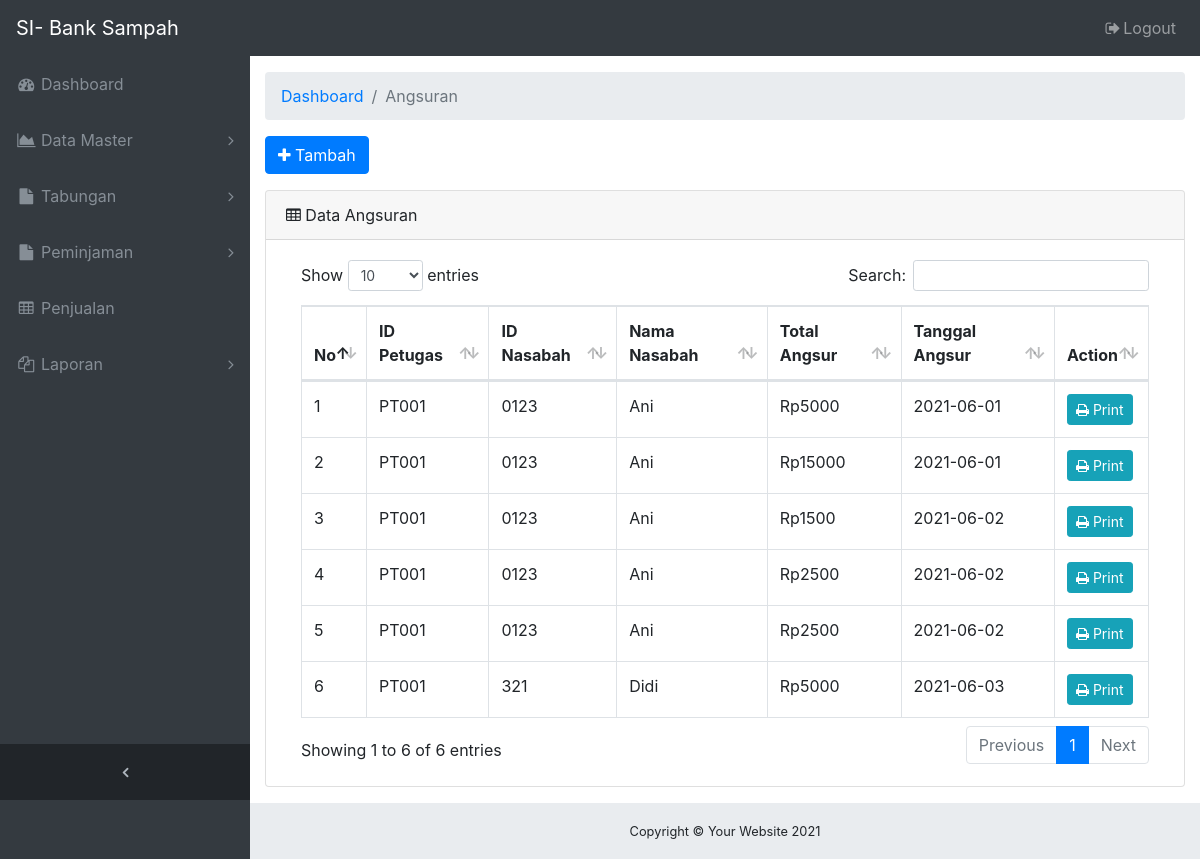
/ADMIN/menu-angsuran.php (signed in), run on the app's committed database.
### tables this page shows
CREATE TABLE `tb_angsuran` (
  `id_angsur` varchar(10) NOT NULL,
  `id_petugas` varchar(10) NOT NULL,
  `id_nasabah` varchar(20) NOT NULL,
  `id_jenis` varchar(10) NOT NULL,
  `berat_angsur` int(11) NOT NULL,
  `total_angsur` int(11) NOT NULL,
  `tanggal_angsur` date NOT NULL
);

CREATE TABLE `tb_nasabah` (
  `id_nasabah` varchar(20) NOT NULL,
  `nama_nasabah` varchar(50) NOT NULL,
  `jk_nasabah` varchar(10) NOT NULL,
  `alamat_nasabah` varchar(50) NOT NULL,
  `telp_nasabah` varchar(15) NOT NULL,
  `pekerjaan_nasabah` varchar(15) NOT NULL,
  `tgl_daftar` date NOT NULL,
  `norek_nasabah` varchar(20) NOT NULL,
  `saldo_nasabah` int(11) NOT NULL,
  `pinjaman_nasabah` int(11) NOT NULL
);

### ADMIN/menu-angsuran.php (the view, shortened to what this page needs)
<!DOCTYPE html>
<html lang="en">
<head>
  <link href="vendor/bootstrap/css/bootstrap.min.css" rel="stylesheet">
  <link href="vendor/font-awesome/css/font-awesome.min.css" rel="stylesheet" type="text/css">
  <link href="vendor/datatables/dataTables.bootstrap4.css" rel="stylesheet">
  <link href="css/sb-admin.css" rel="stylesheet">
  <?php include 'navbar.php'; ?>
</head>
<body class="fixed-nav sticky-footer bg-dark" id="page-top">
  <div class="content-wrapper">
    <div class="container-fluid">
      <ol class="breadcrumb">
        <li class="breadcrumb-item">
          <a href="#">Dashboard</a>
        </li>
        <li class="breadcrumb-item active">Angsuran</li>
      </ol>
      <div class="form-group">
        <a href="form-tambah-angsuran.php" class="btn btn-primary"><i class="fa fa-plus"></i> Tambah</a>
      </div>
      <div class="card mb-3">
        <div class="card-header">
          <i class="fa fa-table"></i> Data Angsuran</div>
        <div class="card-body">
          <div class="table-responsive">
            <table class="table table-bordered" id="dataTable" width="100%" cellspacing="0">
              <thead>
                <tr>
                  <th>No</th>
                  <th>ID Petugas</th>
                  <th>ID Nasabah</th>
                  <th>Nama Nasabah</th>
                  <th>Total Angsur</th>
                  <th>Tanggal Angsur</th>
                  <th>Action</th>
                </tr>
              </thead>
              <tbody>
                <?php
                include('koneksi_db.php');
                $result = mysqli_query($koneksi,"SELECT a.id_angsur, a.id_petugas, a.id_nasabah, n.nama_nasabah, a.total_angsur, a.tanggal_angsur
                  FROM tb_angsuran a INNER JOIN tb_nasabah n
                  WHERE a.id_nasabah = n.id_nasabah");
                $nomor = 1;
                ?>
                <?php
                  while($data = mysqli_fetch_array($result)) {
                    echo "<tr>";
                    echo "<td>".$nomor++."</td>";
                    echo "<td>".$data['id_petugas']."</td>";
                    echo "<td>".$data['id_nasabah']."</td>";
                    echo "<td>".$data['nama_nasabah']."</td>";
                    echo "<td>Rp".$data['total_angsur']."</td>";
                    echo "<td>".$data['tanggal_angsur']."</td>";
                    echo "<td>
                          <a href='print-struk-angsuran.php?id=".$data['id_angsur']."' class='btn btn-info btn-sm'><i class='fa fa-print'></i> Print</a>
                          </td>";
                    echo "</tr>";
                  }
                 ?>
              </tbody>
            </table>
          </div>
        </div>
      </div>
    </div>
    <?php include 'footer.php'; ?>
  </div>
</body>
</html>

### ADMIN/css/sb-admin.css (style rules this page uses)
html { position: relative; min-height: 100%; }
body { overflow-x: hidden; }
body.sticky-footer { margin-bottom: 56px; }
body.sticky-footer .content-wrapper { min-height: calc(100vh - 56px - 56px); }
body.fixed-nav { padding-top: 56px; }
.content-wrapper { min-height: calc(100vh - 56px); padding-top: 1rem; }
.content-wrapper { overflow-x: hidden; background: white; }
@media (min-width: 992px) { .content-wrapper { margin-left: 250px; } }

### data on the page
tb_angsuran: id_petugas "PT001", id_nasabah "0123", id_nasabah.nama_nasabah "Ani", total_angsur "5000", tanggal_angsur "2021-06-01"
tb_angsuran: id_petugas "PT001", id_nasabah "0123", id_nasabah.nama_nasabah "Ani", total_angsur "15000", tanggal_angsur "2021-06-01"
tb_angsuran: id_petugas "PT001", id_nasabah "0123", id_nasabah.nama_nasabah "Ani", total_angsur "1500", tanggal_angsur "2021-06-02"
tb_angsuran: id_petugas "PT001", id_nasabah "0123", id_nasabah.nama_nasabah "Ani", total_angsur "2500", tanggal_angsur "2021-06-02"
tb_angsuran: id_petugas "PT001", id_nasabah "0123", id_nasabah.nama_nasabah "Ani", total_angsur "2500", tanggal_angsur "2021-06-02"
tb_angsuran: id_petugas "PT001", id_nasabah "321", id_nasabah.nama_nasabah "Didi", total_angsur "5000", tanggal_angsur "2021-06-03"
